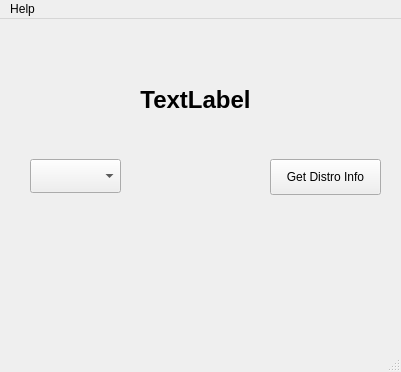
<?xml version="1.0" encoding="UTF-8"?>
<ui version="4.0">
 <class>MainWindow</class>
 <widget class="QMainWindow" name="MainWindow">
  <property name="windowModality">
   <enum>Qt::NonModal</enum>
  </property>
  <property name="geometry">
   <rect>
    <x>0</x>
    <y>0</y>
    <width>401</width>
    <height>372</height>
   </rect>
  </property>
  <property name="sizePolicy">
   <sizepolicy hsizetype="Preferred" vsizetype="Preferred">
    <horstretch>0</horstretch>
    <verstretch>0</verstretch>
   </sizepolicy>
  </property>
  <property name="windowTitle">
   <string>Qt Distro Demo by MARKMENTAL</string>
  </property>
  <property name="layoutDirection">
   <enum>Qt::LeftToRight</enum>
  </property>
  <widget class="QWidget" name="centralwidget">
   <widget class="QLabel" name="lbl0">
    <property name="geometry">
     <rect>
      <x>60</x>
      <y>10</y>
      <width>271</width>
      <height>141</height>
     </rect>
    </property>
    <property name="font">
     <font>
      <pointsize>18</pointsize>
      <weight>75</weight>
      <bold>true</bold>
     </font>
    </property>
    <property name="text">
     <string>TextLabel</string>
    </property>
    <property name="scaledContents">
     <bool>true</bool>
    </property>
    <property name="alignment">
     <set>Qt::AlignCenter</set>
    </property>
    <property name="wordWrap">
     <bool>true</bool>
    </property>
   </widget>
   <widget class="QComboBox" name="cmb0">
    <property name="geometry">
     <rect>
      <x>30</x>
      <y>140</y>
      <width>91</width>
      <height>34</height>
     </rect>
    </property>
   </widget>
   <widget class="QPushButton" name="btn0">
    <property name="geometry">
     <rect>
      <x>270</x>
      <y>140</y>
      <width>111</width>
      <height>36</height>
     </rect>
    </property>
    <property name="text">
     <string>Get Distro Info</string>
    </property>
    <property name="autoDefault">
     <bool>true</bool>
    </property>
    <property name="flat">
     <bool>false</bool>
    </property>
   </widget>
   <widget class="QLabel" name="lbl1">
    <property name="geometry">
     <rect>
      <x>130</x>
      <y>180</y>
      <width>131</width>
      <height>131</height>
     </rect>
    </property>
    <property name="text">
     <string/>
    </property>
    <property name="scaledContents">
     <bool>true</bool>
    </property>
   </widget>
  </widget>
  <widget class="QMenuBar" name="menubar">
   <property name="geometry">
    <rect>
     <x>0</x>
     <y>0</y>
     <width>401</width>
     <height>32</height>
    </rect>
   </property>
   <widget class="QMenu" name="menuHelp">
    <property name="title">
     <string>Help</string>
    </property>
    <addaction name="btnabt"/>
   </widget>
   <addaction name="menuHelp"/>
  </widget>
  <widget class="QStatusBar" name="statusbar"/>
  <action name="actionAbout">
   <property name="text">
    <string>About</string>
   </property>
  </action>
  <action name="btnabt">
   <property name="text">
    <string>About</string>
   </property>
   <property name="shortcut">
    <string>Ctrl+A</string>
   </property>
  </action>
 </widget>
 <resources/>
 <connections/>
</ui>
